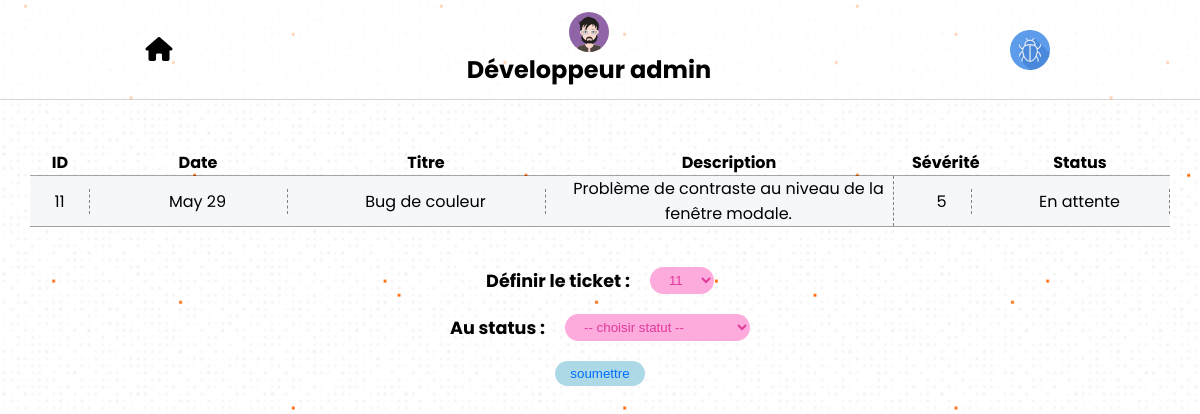
Page /scripts/php/pages/dev.php (signed in) on the committed database.
### tables this page shows
CREATE TABLE `sae203_tickets` (
  `id` int(10) UNSIGNED NOT NULL,
  `title` varchar(255) NOT NULL,
  `tag` varchar(50) NOT NULL,
  `date` datetime NOT NULL,
  `id_dev` int(6) UNSIGNED NOT NULL,
  `severity` tinyint(4) NOT NULL,
  `description` varchar(512) NOT NULL,
  `user` varchar(50) NOT NULL,
  `status` int(10) UNSIGNED NOT NULL COMMENT '0 : en attente\r\n1 : confirmé \r\n2 : en cours de traitement\r\n3 : terminé'
);

### scripts/php/pages/dev.php (the view, shortened to what this page needs)
<?php
include '../config/connexionBDD.php';
?>
<!DOCTYPE html>
<html lang="fr">
<head>
    <link rel="stylesheet" type="text/css" href="../../../styles/dev.css" />
</head>
<body>
    <header>
        <div class="home">
            <div class="i">
                <a href="../config/logout.php"><i class="fas fa-home"></i></a>
            </div>
        </div>
        <div class="name">
            <h2>Développeur <?php echo $_SESSION['id'] ?></h2>
                <img src="<?php
                    if ($_SESSION['id'] === 'laetitia') {
                        echo ('../../../assets/images/avatar2.svg');
                    } else {
                        echo ('../../../assets/images/avatar1.svg');
                    }
                ?>" alt="avatar" title="avatar"/>
        </div>
        <div class="logo">
            <div></div>
        </div>
    </header>
    <main>
        <div class="table">
            <div class="table_header">
                <div class="cell">ID</div>
                <div class="cell">Date</div>
                <div class="cell">Titre</div>
                <div class="cell">Description</div>
                <div class="cell">Sévérité</div>
                <div class="cell">Status</div>
            </div>
            <?php
            if ($_SESSION['id'] === 'laetitia' && $_SESSION['role'] == 1 )
            $devDatas = $db->query("SELECT * FROM sae203_tickets WHERE id_dev = 2 ORDER BY status DESC");
            else
            $devDatas = $db->query("SELECT * FROM sae203_tickets WHERE id_dev = 1 ORDER BY status DESC");
            $devDatas->execute();
            $devs = $devDatas->fetchAll();
            foreach ($devs AS $dev) {
            ?>
            <div class="row">
                <div class="cell"><?php echo $dev['id']; ?></div>
                <div class="cell"><?php echo date("M j", strtotime($dev['date'])); ?></div>
                <div class="cell"><?php echo $dev['title']; ?></div>
                <div class="cell"><?php echo $dev['description']; ?></div>
                <div class="cell"><?php echo $dev['severity']; ?></div>
                <div class="cell"><?php
                switch($dev['status']) {
                    case 0 : echo 'En attente'; break;
                }
                ?></div>
            </div>
            <?php
            }
            ?>
    </div>
</main>
        <footer>
            <form action="../config/statusTicket.php" method="get">
                <div class="top">
                    <h2>Définir le ticket : </h2>
                    <div>
                        <select name="ids" id="ids">
                            <?php
                                foreach ($devs as $ticket) {
                                    echo "<option value='".$ticket['id']."'>".$ticket['id']."</option>";
                                }
                            ?>
                        </select>
                    </div>
                </div>
                <div class="middle">
                    <h2>Au status : </h2>
                    <div>
                        <select name="status" id="status">
                            <option value="">-- choisir statut --</option>
                        </select>
                    </div>
                </div>
                <input type="submit" value="soumettre"/>
            </form>
        </footer>
</body>
</html>

### styles/dev.css (style rules this page uses)
* { margin: 0; padding: 0; box-sizing: border-box; }
body { width: 100vw; height: 100%; font-family: 'Poppins', sans-serif; background: url('../assets/images/debBackground.svg') center center/cover; overflow: hidden; }
header { max-width: 100vw; margin: 0 auto; height: 100px; background-color: rgba(255,255,255,.7); display: flex; align-items: center; border-bottom: 1px solid rgba(50,50,50,.2); justify-content: space-around; margin-bottom: 50px; }
header .home div { transform: scale(1.5); }
header .home, header .home .i { max-width: 100px; display: flex; align-items: center; justify-content: center; }
header .home .i a { color: black; transition: color .3s; }
header .name { display: flex; flex-direction: column-reverse; align-items: center; justify-content: center; }
header .name img { height: 40px; border-radius: 50%; }
header .logo div { height: 40px; width: 40px; background: url('../assets/icons/icon.png') center center/cover; }
main { width: 95%; margin: 0 auto; }
.table { width: 100%; height: 100%; }
.table > * { display: flex; align-items: center; justify-content: space-between; text-align: center; border-bottom: 1px solid rgba(30,30,30,.4); }
.table .table_header { font-weight: bold; }
.row > .cell { border-right: 1px dashed gray; height: 100%; width: 100%; position: relative; }
.cell:first-child { width: 5vw; }
.cell:nth-child(2) { width: 15vw; }
.cell:nth-child(3) { width: 20vw; }
.cell:nth-child(4) { width: 27.5vw; }
.cell:nth-child(5) { width: 5vw; text-align: center; }
.cell:last-child { width: 15vw; }
.table > :nth-child(2n+2) { background-color: rgb(245, 247, 250); }
html body footer { width: 70vw; margin: 20px auto 0; }
form { display: flex; flex-direction: column; align-items: center; text-align: center; justify-content: space-around; margin-top: 40px; }
.middle { margin: 20px 0; }
form > * { display: flex; align-items: center; justify-content: center; }
form > * h2 { margin-right: 20px; }
form h2 { font-size: 1.1rem; }
select { padding: 5px 15px; border: none; background-color: rgb(253, 170, 221); color: rgb(224, 58, 155); border-radius: 15px; transition: color .3s, background-color .3s; }
input[type="submit"] { padding: 5px 15px; border: none; background-color: lightblue; color: rgb(0, 110, 255); border-radius: 15px; transition: color .3s, background-color .3s; }

### rows in the picture
sae203_tickets: id "11", date "May 29", title "Bug de couleur", description "Problème de contraste au niveau de la fenêtre modale.", severity "5", status "En attente"

### other values in the picture
$_SESSION['id'] "admin"
form field ids "11"
